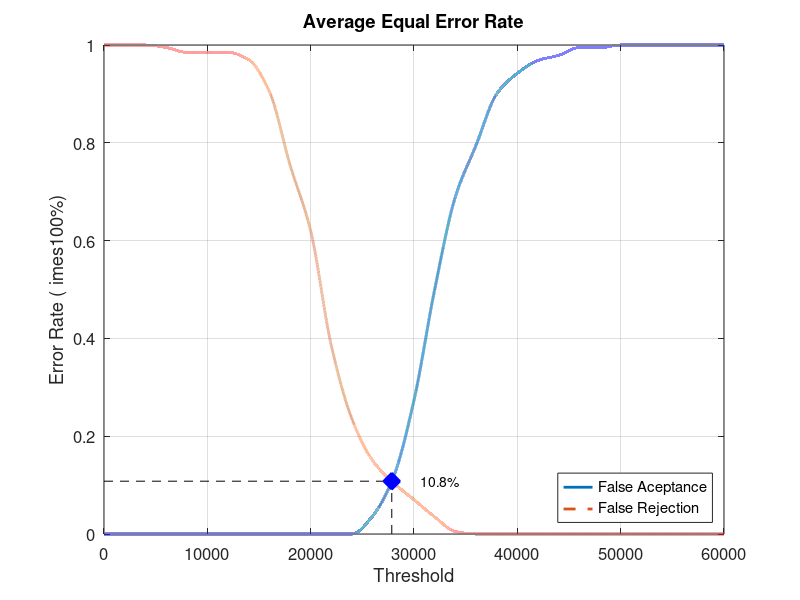
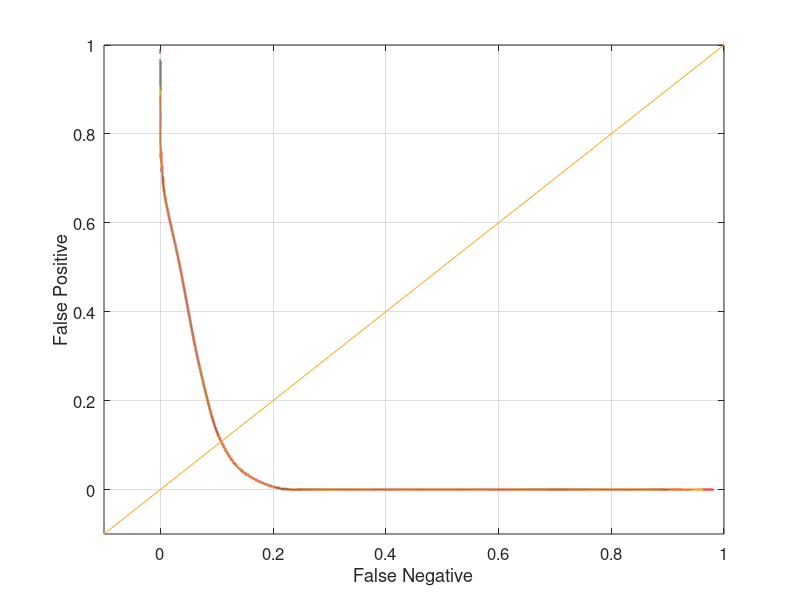

Write MATLAB code to recreate these figures, in order.
close all;
clear;
clc;
x = 0:2000:60000;
xq = 0:0.5:60000;

y0 = [0 0 0 0 0 0 0 0 0 0 0 0 0 0.0368421 0.115789 0.273684 0.5 0.689474 0.794737 0.9 0.942105 0.968421 0.978947 0.994737 0.994737 1 1 1 1 1 1]
yy0 = interp1(x, y0, xq, 'pchip');
y1 = [1 1 1 0.995 0.985 0.985 0.985 0.97 0.905 0.755 0.62 0.385 0.235 0.15 0.105 0.07 0.035 0.005 0 0 0 0 0 0 0 0 0 0 0 0 0]
yy1 = interp1(x, y1, xq, 'pchip');

% Calculating EER: 
y2 = abs(y0 - y1);
find(y2 == min(y2))
yy2 = abs(yy0 - yy1);
xEER = find(yy2 == min(yy2));
xEERIndex = xq(xEER) % X-axis EER
yEER = yy0(xEER) % Y-axis EER

main = figure
plot(xq, yy0,'-','LineWidth', 2);	hold on
plot(xq, yy1,'--','LineWidth', 2);	hold on
plot([xEERIndex xEERIndex], [0 yEER], 'k--');	hold on
plot([0 xEERIndex], [yEER yEER], 'k--');	hold on
plot(xEERIndex, yEER, 'bx', 'LineWidth', 10);	hold on
text(xEERIndex + 10 * xEERIndex / 100, yEER, [num2str(round((10000 * yEER)) / 100) '%'])
legend('False Aceptance', 'False Rejection', 'Location', 'SouthEast')
xlabel('Threshold')
ylabel('Error Rate (	imes100%)')
title('Average Equal Error Rate')
set(gca, 'FontSize', 12)
axis([0 60000 0 1])
grid on

print(main, 'Database4_3Main', '-dpng');
FNRxFPR = figure('Color', [1 1 1]);
plot(yy1, yy0, '-', yy1, yy0, 'LineWidth', 2);
hold on
y = -0.1:0.1:1
plot(y, y); 
set(gca, 'FontSize', 12)
xlabel('False Negative')
ylabel('False Positive')
axis([-0.1 1 -0.1 1])
set(gca, 'FontSize', 12)
grid on

print(FNRxFPR, 'Database4_3FNRxFPR','-dpng');
